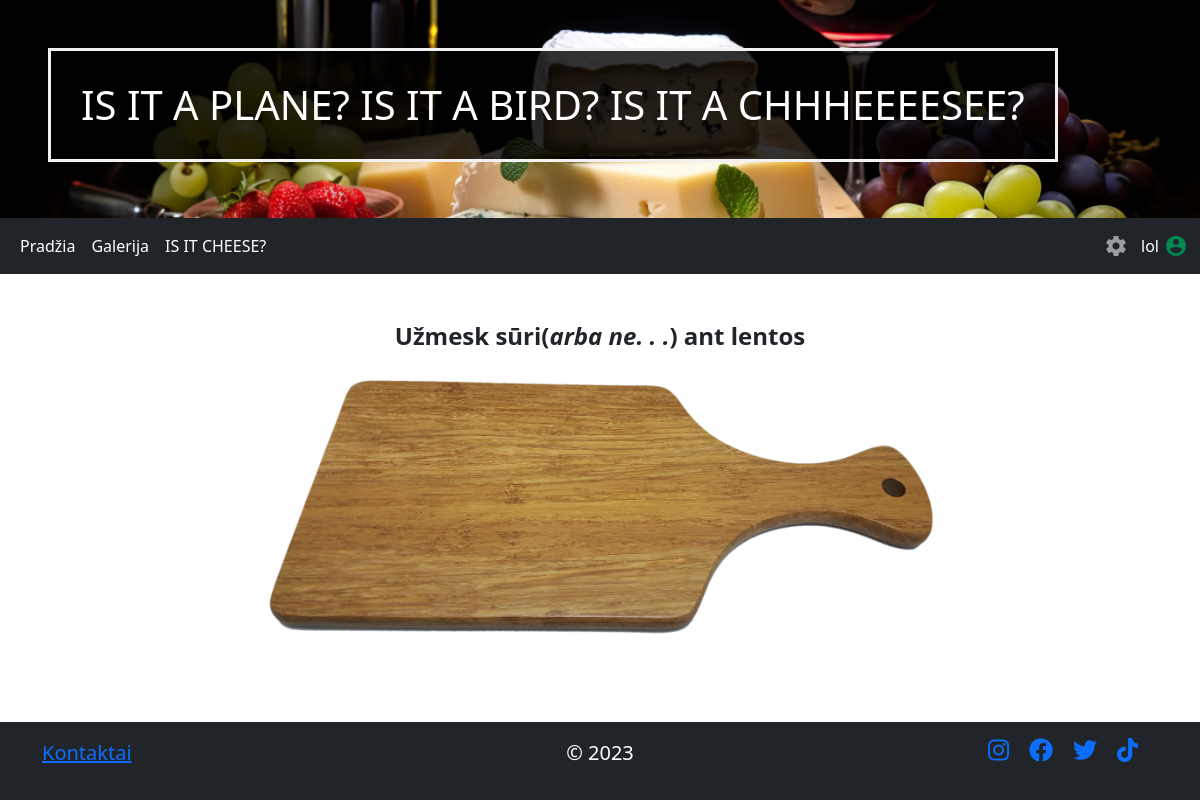
The app's page /what_is_that (signed in) with its own data.
### app/database.py (models this page shows, shortened)
class MenuItemUser(Base):
    __tablename__ = 'MenuItemsUser'
    id = Column(Integer, primary_key=True)
    name = Column('MenuItemName', String)
    url = Column('url', String)

class User(Base, UserMixin):
    __tablename__ = "users"
    id = Column(Integer, primary_key=True)
    username = Column('username', String(50), nullable=False, unique=True)
    password = Column('password', String(50), nullable=False)

### app/views.py (the view)
@app.route('/what_is_that', methods=["GET", "POST"])
def what_is_that():
    return render_template('public/what_is_that.html', menu=menuUser())

### app/__init__.py (called while the page is built)
@login_manager.user_loader
def load_user(user_id):
    return session.query(User).get(int(user_id))

### app/views.py (called while the page is built)
@app.before_request
def require_login():
    if request.endpoint in ['sign_in', 'sign_up', 'static']:
        return
    if not current_user.is_authenticated:
        return redirect(url_for('sign_in', next=request.url))

def menuUser():
    return session.query(MenuItemUser).all()

### app/templates/public/what_is_that.html (shortened to what this page needs)
{% extends 'public/templates/public_template.html' %}
{% block header %} IS IT A PLANE? IS IT A BIRD? IS IT A CHHHEEEESEE? {% endblock %}
{% block main %}
<div class="container mt-5 text-center drag-cursor" id="drag-drop-area">
    <h4><strong>Užmesk sūri(<i>arba ne. . .</i>) ant lentos</strong></h4>
    <form action="/predict" method="post" enctype="multipart/form-data">
        <div id="drop-zone" class="lenta">
        </div>
    </form>
</div>
<br>
{% endblock %}

### app/templates/public/templates/public_template.html (shortened to what this page needs)
<!DOCTYPE html>
<html lang="en">
<head>
  <link href="https://cdn.jsdelivr.net/npm/bootstrap@5.3.2/dist/css/bootstrap.min.css" rel="stylesheet">
  <link rel="stylesheet" href="{{ url_for('static', filename='css/style.css') }}">
  <link rel="stylesheet" href="https://cdnjs.cloudflare.com/ajax/libs/font-awesome/5.15.1/css/all.min.css">
</head>
<body>
<div class="content">
<header class="p-5 bg-primary text-white text-center headPublic">
  <h1 class="headerText">{% block header %} {% endblock %}</h1>
</header>
<nav class="navbar navbar-expand-sm bg-dark navbar-dark">
  <div class="container-fluid">
    <ul class="navbar-nav">
        <li class="nav-item">
            <a class="nav-link active" href="/">Pradžia</a>
        </li>
        {% for x in menu %}
        <li class="nav-item">
            <a class="nav-link active" href='{{ x.url }}'>{{ x.name }}</a>
        </li>
        {% endfor %}
    </ul>
    <ul class="navbar-nav flex-row-reverse">
        {% if current_user.is_authenticated %}
         <li id="accUser" class="flex nav-item nav-item-spacing">
             <span id="accUserName" class="navbar-text">{{ current_user.username }}</span>
             <span id="accUserLogo" class="material-icons" title="Prisijungęs vartotojas: {{ current_user.username }}">account_circle</span>
         </li>
        {% endif %}
        <li class="nav-item dropdown ">
          <a class="material-icons nav-link" href="#" id="navbarDarkDropdownMenuLink" role="button" data-bs-toggle="dropdown" aria-expanded="false">
          </a>
        </li>
    </ul>
  </div>
</nav>
{% block main %}
{% endblock %}
</div>
<footer class="footer mt-auto py-3 bg-dark text-white">
  <div class="container">
    <div class="row">
      <div class="col justify-content-start" style="display:flex">
        <a href="/"><p class="footT text-center">Kontaktai</p></a>
      </div>
      <div class="col">
        <p class="footT text-center">© 2023</p>
      </div>
      <div class="col justify-content-end" style="display:flex">
        <a href="https://www.instagram.com/"><i class="fab fa-instagram"></i></a>
        <a href="https://www.facebook.com"><i class="fab fa-facebook"></i></a>
        <a href="https://www.twitter.com"><i class="fab fa-twitter"></i></a>
        <a href="https://www.tiktok.com"><i class="fab fa-tiktok"></i></a>
      </div>
    </div>
  </div>
</footer>
</body>
</html>

### app/static/css/style.css (style rules this page uses)
html, body { height: 100%; }
body { display: flex; flex-direction: column; }
.content { flex: 1 0 auto; }
.footer { flex-shrink: 0; }
header { background-size: cover; }
.headerText { border: 3px solid #f1f1f1; background-color: rgba(0,0,0, 0.8); width:fit-content; padding:30px; }
.headPublic { background-image: url('../images/header.webp'); }
.lenta { background-image: url('../images/lenta.webp'); background-size: contain; background-repeat: no-repeat; background-position: center center; height: 300px; }
#accUserLogo { color:#008851; }
#accUserName { padding: 5px; color: #ffff; }
#accUser { display:flex; align-items: center; }
.fab { margin-right: 20px; font-size: 24px; }
.footT { font-size: 20px; }
.drag-cursor { cursor: url('../images/cheese_cursor.png') 16 16, auto; }

### records on screen
MenuItemUser: name "Galerija"
MenuItemUser: name "IS IT CHEESE?"
User: username "lol"
